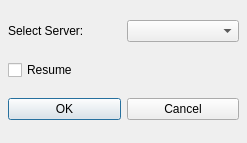
<ui version="4.0" >
 <author></author>
 <comment></comment>
 <exportmacro></exportmacro>
 <class>selectDownloadServer</class>
 <widget class="QDialog" name="selectDownloadServer" >
  <property name="geometry" >
   <rect>
    <x>0</x>
    <y>0</y>
    <width>247</width>
    <height>143</height>
   </rect>
  </property>
  <property name="windowTitle" >
   <string>Select Download Server</string>
  </property>
  <layout class="QVBoxLayout" >
   <property name="margin" >
    <number>8</number>
   </property>
   <property name="spacing" >
    <number>6</number>
   </property>
   <item>
    <layout class="QHBoxLayout" >
     <property name="margin" >
      <number>0</number>
     </property>
     <property name="spacing" >
      <number>6</number>
     </property>
     <item>
      <widget class="QLabel" name="label" >
       <property name="text" >
        <string>Select Server:</string>
       </property>
      </widget>
     </item>
     <item>
      <widget class="QComboBox" name="comboServer" />
     </item>
    </layout>
   </item>
   <item>
    <widget class="QCheckBox" name="cbResume" >
     <property name="text" >
      <string>Resume</string>
     </property>
    </widget>
   </item>
   <item>
    <layout class="QHBoxLayout" >
     <property name="margin" >
      <number>0</number>
     </property>
     <property name="spacing" >
      <number>6</number>
     </property>
     <item>
      <widget class="QPushButton" name="okButton" >
       <property name="text" >
        <string>OK</string>
       </property>
      </widget>
     </item>
     <item>
      <widget class="QPushButton" name="cancelButton" >
       <property name="text" >
        <string>Cancel</string>
       </property>
      </widget>
     </item>
    </layout>
   </item>
  </layout>
 </widget>
 <pixmapfunction></pixmapfunction>
 <resources/>
 <connections>
  <connection>
   <sender>okButton</sender>
   <signal>clicked()</signal>
   <receiver>selectDownloadServer</receiver>
   <slot>accept()</slot>
   <hints>
    <hint type="sourcelabel" >
     <x>120</x>
     <y>85</y>
    </hint>
    <hint type="destinationlabel" >
     <x>92</x>
     <y>142</y>
    </hint>
   </hints>
  </connection>
  <connection>
   <sender>cancelButton</sender>
   <signal>clicked()</signal>
   <receiver>selectDownloadServer</receiver>
   <slot>reject()</slot>
   <hints>
    <hint type="sourcelabel" >
     <x>236</x>
     <y>85</y>
    </hint>
    <hint type="destinationlabel" >
     <x>175</x>
     <y>142</y>
    </hint>
   </hints>
  </connection>
 </connections>
</ui>
